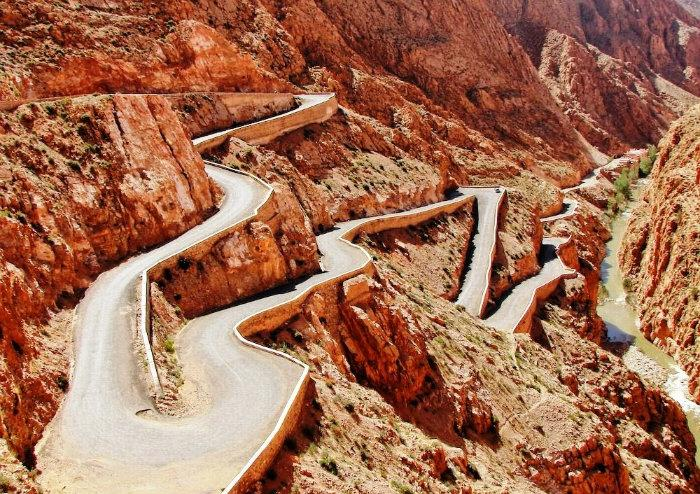
#> input picture images/tisdrin.jpg, 700 x 494 px, found by its file name
$ python scaling_image.py
#> lines starting #> are read from the running program, lines starting #| are printed output that depends on the picture
import cv2
import numpy as np
import matplotlib.pyplot as plt

def apply_scaling(image, scale_x, scale_y):
    """
    Apply scaling to an image but keep the original dimensions.

    Parameters:
    -----------
    image : numpy.ndarray
        Input image
    scale_x : float
        Scaling factor along the x-axis
    scale_y : float
        Scaling factor along the y-axis

    Returns:
    --------
    scaled_img : numpy.ndarray
        Scaled image with original dimensions
    """
    rows, cols = image.shape[:2]

    # Scaling matrix centered at the image center
    center_x, center_y = cols / 2, rows / 2
    M_scale = cv2.getRotationMatrix2D((center_x, center_y), 0, scale_x)  # No rotation, only scaling
    M_scale[1,1] = scale_y  # Manually update y scaling

    # Apply the affine transformation while keeping the original size
    scaled_img = cv2.warpAffine(image, M_scale, (cols, rows))

    return scaled_img

def demonstrate_scaling(image_path, scale_x=0.7, scale_y=0.7, save_path='scaled_image.jpg'):
    # Read the image
#> called with image_path = 'images/tisdrin.jpg', scale_x = 0.7, scale_y = 0.7, save_path = 'images/tisdrin_test.jpg'
    img = cv2.imread(image_path, cv2.IMREAD_GRAYSCALE)
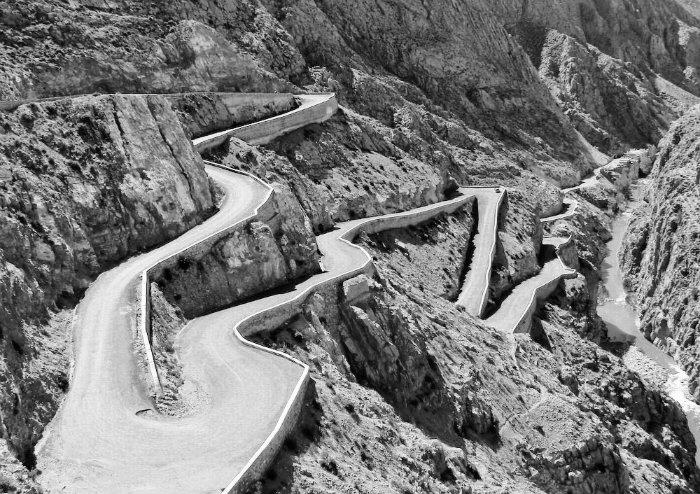
#> img: shape (494, 700); min 0, max 255, mean 121.5
    if img is None:
        print(f"Error: Could not read image at {image_path}")
        return

    # Apply scaling
    scaled = apply_scaling(img, scale_x, scale_y)
#> in apply_scaling, `scaled_img = cv2.warpAffine(image, M_scale, (cols, rows))`:
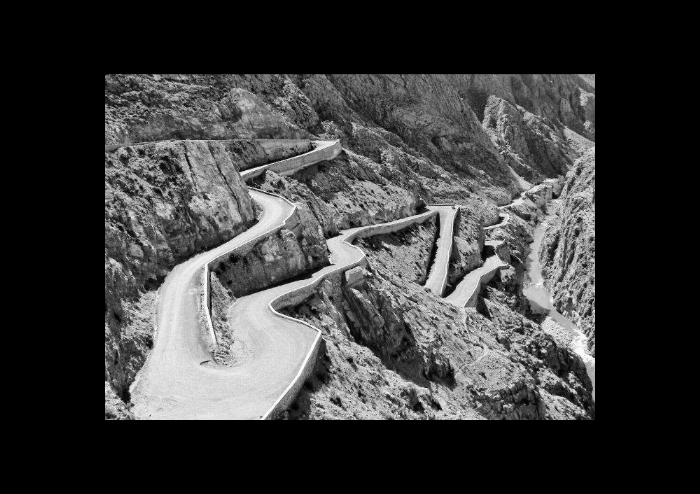
#> scaled_img: shape (494, 700); min 0, max 255, mean 59.5

    # Save the scaled image
    cv2.imwrite(save_path, scaled)
    print(f"Scaled image saved to {save_path}")

    # Display original and scaled images
    plt.figure(figsize=(12, 6))
    plt.subplot(121), plt.imshow(img, cmap='gray'), plt.title('Original Image')
    plt.subplot(122), plt.imshow(scaled, cmap='gray'), plt.title(f'Scaled Image ({scale_x}, {scale_y})')
    plt.tight_layout()
    plt.show()
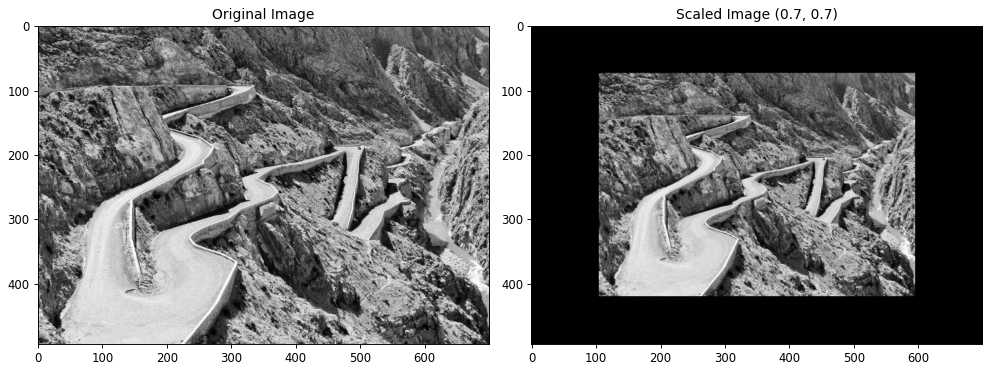
#> figure drawn by matplotlib, 2 panels

    return img, scaled

# Example usage:
original, scaled = demonstrate_scaling('images/tisdrin.jpg', scale_x=0.7, scale_y=0.7, save_path='images/tisdrin_test.jpg')

$ run again, with images/elephant_types.png_color.jpg copied over images/tisdrin.jpg
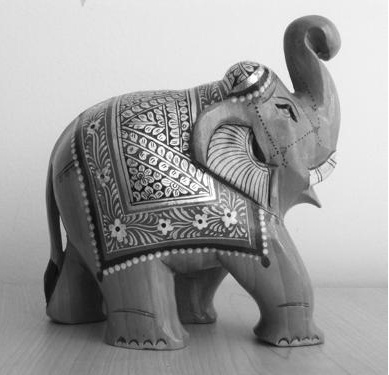
#> input picture images/elephant_types.png_color.jpg, 389 x 375 px, found by its file name
#> in demonstrate_scaling, img is the input picture: shape (375, 389); min 0, max 255, mean 156.4
#> in apply_scaling, `scaled_img = cv2.warpAffine(image, M_scale, (cols, rows))`:
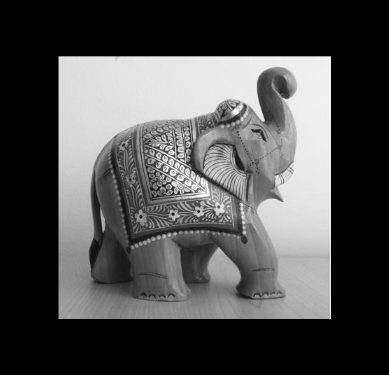
#> scaled_img: shape (375, 389); min 0, max 255, mean 76.8
#> in demonstrate_scaling, `plt.show()`:
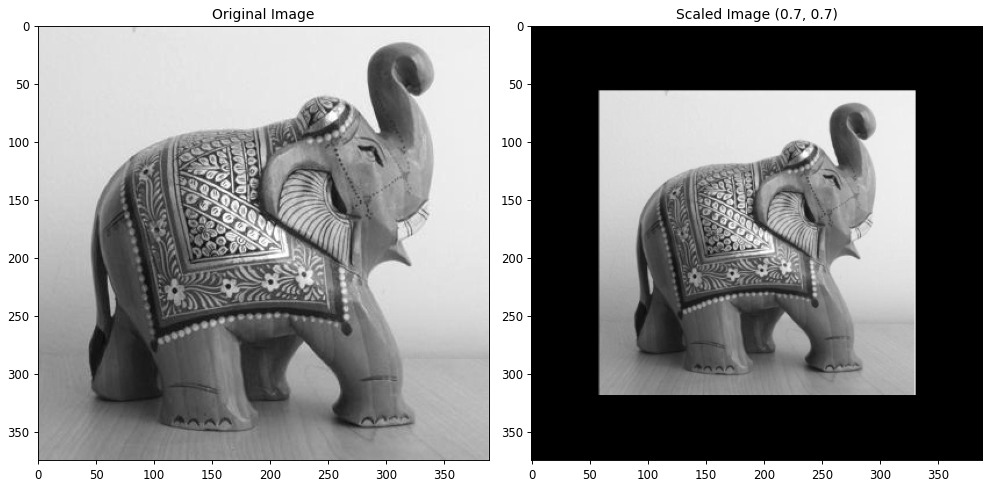
#> figure drawn by matplotlib, 2 panels
